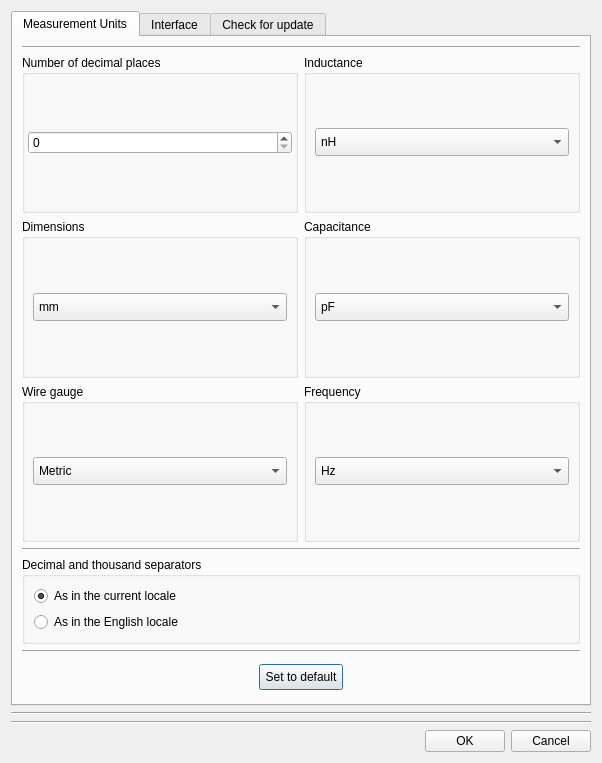
<?xml version="1.0" encoding="UTF-8"?>
<ui version="4.0">
 <class>Options</class>
 <widget class="QDialog" name="Options">
  <property name="windowModality">
   <enum>Qt::NonModal</enum>
  </property>
  <property name="geometry">
   <rect>
    <x>0</x>
    <y>0</y>
    <width>602</width>
    <height>763</height>
   </rect>
  </property>
  <property name="sizePolicy">
   <sizepolicy hsizetype="Fixed" vsizetype="Fixed">
    <horstretch>0</horstretch>
    <verstretch>0</verstretch>
   </sizepolicy>
  </property>
  <property name="minimumSize">
   <size>
    <width>600</width>
    <height>750</height>
   </size>
  </property>
  <property name="maximumSize">
   <size>
    <width>900</width>
    <height>1200</height>
   </size>
  </property>
  <property name="windowTitle">
   <string notr="true">Coil64 Configure</string>
  </property>
  <property name="windowIcon">
   <iconset resource="res.qrc">
    <normaloff>:/images/res/Coil64_Icon.ico</normaloff>:/images/res/Coil64_Icon.ico</iconset>
  </property>
  <property name="locale">
   <locale language="English" country="UnitedStates"/>
  </property>
  <layout class="QVBoxLayout" name="verticalLayout">
   <item>
    <widget class="QTabWidget" name="tabWidget">
     <property name="currentIndex">
      <number>0</number>
     </property>
     <widget class="QWidget" name="tab_1">
      <attribute name="title">
       <string>Measurement Units</string>
      </attribute>
      <layout class="QVBoxLayout" name="verticalLayout_3">
       <item>
        <widget class="Line" name="line">
         <property name="orientation">
          <enum>Qt::Horizontal</enum>
         </property>
        </widget>
       </item>
       <item>
        <layout class="QGridLayout" name="gridLayout">
         <item row="1" column="1">
          <widget class="QGroupBox" name="groupBox_4">
           <property name="title">
            <string>Capacitance</string>
           </property>
           <layout class="QVBoxLayout" name="verticalLayout_10">
            <property name="leftMargin">
             <number>3</number>
            </property>
            <property name="topMargin">
             <number>3</number>
            </property>
            <property name="rightMargin">
             <number>3</number>
            </property>
            <property name="bottomMargin">
             <number>3</number>
            </property>
            <item>
             <widget class="QComboBox" name="comboBox_capacitance">
              <property name="sizePolicy">
               <sizepolicy hsizetype="Preferred" vsizetype="Fixed">
                <horstretch>0</horstretch>
                <verstretch>0</verstretch>
               </sizepolicy>
              </property>
              <property name="styleSheet">
               <string notr="true">padding:5;margin:5</string>
              </property>
              <item>
               <property name="text">
                <string>pF</string>
               </property>
              </item>
              <item>
               <property name="text">
                <string>nF</string>
               </property>
              </item>
              <item>
               <property name="text">
                <string>microF</string>
               </property>
              </item>
             </widget>
            </item>
           </layout>
          </widget>
         </item>
         <item row="0" column="0">
          <widget class="QGroupBox" name="groupBox">
           <property name="title">
            <string>Number of decimal places</string>
           </property>
           <layout class="QVBoxLayout" name="verticalLayout_7">
            <property name="leftMargin">
             <number>3</number>
            </property>
            <property name="topMargin">
             <number>3</number>
            </property>
            <property name="rightMargin">
             <number>3</number>
            </property>
            <property name="bottomMargin">
             <number>3</number>
            </property>
            <item>
             <widget class="QSpinBox" name="spinBox">
              <property name="sizePolicy">
               <sizepolicy hsizetype="Minimum" vsizetype="Fixed">
                <horstretch>0</horstretch>
                <verstretch>0</verstretch>
               </sizepolicy>
              </property>
              <property name="frame">
               <bool>true</bool>
              </property>
              <property name="maximum">
               <number>8</number>
              </property>
             </widget>
            </item>
           </layout>
          </widget>
         </item>
         <item row="1" column="0">
          <widget class="QGroupBox" name="groupBox_3">
           <property name="title">
            <string>Dimensions</string>
           </property>
           <layout class="QVBoxLayout" name="verticalLayout_9">
            <property name="leftMargin">
             <number>3</number>
            </property>
            <property name="topMargin">
             <number>3</number>
            </property>
            <property name="rightMargin">
             <number>3</number>
            </property>
            <property name="bottomMargin">
             <number>3</number>
            </property>
            <item>
             <widget class="QComboBox" name="comboBox_length">
              <property name="sizePolicy">
               <sizepolicy hsizetype="Preferred" vsizetype="Fixed">
                <horstretch>0</horstretch>
                <verstretch>0</verstretch>
               </sizepolicy>
              </property>
              <property name="styleSheet">
               <string notr="true">padding:5;margin:5</string>
              </property>
              <item>
               <property name="text">
                <string>mm</string>
               </property>
              </item>
              <item>
               <property name="text">
                <string>cm</string>
               </property>
              </item>
              <item>
               <property name="text">
                <string>inch</string>
               </property>
              </item>
              <item>
               <property name="text">
                <string>mil</string>
               </property>
              </item>
             </widget>
            </item>
           </layout>
          </widget>
         </item>
         <item row="0" column="1">
          <widget class="QGroupBox" name="groupBox_2">
           <property name="title">
            <string>Inductance</string>
           </property>
           <layout class="QVBoxLayout" name="verticalLayout_8">
            <property name="leftMargin">
             <number>3</number>
            </property>
            <property name="topMargin">
             <number>3</number>
            </property>
            <property name="rightMargin">
             <number>3</number>
            </property>
            <property name="bottomMargin">
             <number>3</number>
            </property>
            <item>
             <widget class="QComboBox" name="comboBox_inductance">
              <property name="sizePolicy">
               <sizepolicy hsizetype="Preferred" vsizetype="Fixed">
                <horstretch>0</horstretch>
                <verstretch>0</verstretch>
               </sizepolicy>
              </property>
              <property name="styleSheet">
               <string notr="true">padding:5;margin:5</string>
              </property>
              <property name="currentIndex">
               <number>0</number>
              </property>
              <item>
               <property name="text">
                <string>nH</string>
               </property>
              </item>
              <item>
               <property name="text">
                <string>microH</string>
               </property>
              </item>
              <item>
               <property name="text">
                <string>mH</string>
               </property>
              </item>
             </widget>
            </item>
           </layout>
          </widget>
         </item>
         <item row="2" column="0">
          <widget class="QGroupBox" name="groupBox_5">
           <property name="title">
            <string>Wire gauge</string>
           </property>
           <layout class="QVBoxLayout" name="verticalLayout_11">
            <property name="leftMargin">
             <number>3</number>
            </property>
            <property name="topMargin">
             <number>3</number>
            </property>
            <property name="rightMargin">
             <number>3</number>
            </property>
            <property name="bottomMargin">
             <number>3</number>
            </property>
            <item>
             <widget class="QComboBox" name="comboBox_wire">
              <property name="sizePolicy">
               <sizepolicy hsizetype="Preferred" vsizetype="Fixed">
                <horstretch>0</horstretch>
                <verstretch>0</verstretch>
               </sizepolicy>
              </property>
              <property name="styleSheet">
               <string notr="true">padding:5;margin:5</string>
              </property>
              <item>
               <property name="text">
                <string>Metric</string>
               </property>
              </item>
              <item>
               <property name="text">
                <string>AWG</string>
               </property>
              </item>
             </widget>
            </item>
           </layout>
          </widget>
         </item>
         <item row="2" column="1">
          <widget class="QGroupBox" name="groupBox_6">
           <property name="title">
            <string>Frequency</string>
           </property>
           <layout class="QVBoxLayout" name="verticalLayout_12">
            <property name="leftMargin">
             <number>3</number>
            </property>
            <property name="topMargin">
             <number>3</number>
            </property>
            <property name="rightMargin">
             <number>3</number>
            </property>
            <property name="bottomMargin">
             <number>3</number>
            </property>
            <item>
             <widget class="QComboBox" name="comboBox_frequency">
              <property name="styleSheet">
               <string notr="true">padding:5;margin:5</string>
              </property>
              <property name="currentIndex">
               <number>0</number>
              </property>
              <item>
               <property name="text">
                <string>Hz</string>
               </property>
              </item>
              <item>
               <property name="text">
                <string>kHz</string>
               </property>
              </item>
              <item>
               <property name="text">
                <string>MHz</string>
               </property>
              </item>
             </widget>
            </item>
           </layout>
          </widget>
         </item>
        </layout>
       </item>
       <item>
        <widget class="Line" name="line_8">
         <property name="orientation">
          <enum>Qt::Horizontal</enum>
         </property>
        </widget>
       </item>
       <item>
        <widget class="QGroupBox" name="groupBox_11">
         <property name="sizePolicy">
          <sizepolicy hsizetype="Preferred" vsizetype="Fixed">
           <horstretch>0</horstretch>
           <verstretch>0</verstretch>
          </sizepolicy>
         </property>
         <property name="title">
          <string>Decimal and thousand separators</string>
         </property>
         <layout class="QVBoxLayout" name="verticalLayout_13">
          <item>
           <widget class="QRadioButton" name="radioButton_loc1">
            <property name="text">
             <string>As in the current locale</string>
            </property>
            <property name="checked">
             <bool>true</bool>
            </property>
           </widget>
          </item>
          <item>
           <widget class="QRadioButton" name="radioButton_loc2">
            <property name="text">
             <string>As in the English locale</string>
            </property>
           </widget>
          </item>
         </layout>
        </widget>
       </item>
       <item>
        <widget class="Line" name="line_7">
         <property name="orientation">
          <enum>Qt::Horizontal</enum>
         </property>
        </widget>
       </item>
       <item>
        <layout class="QHBoxLayout" name="horizontalLayout_4">
         <item>
          <spacer name="horizontalSpacer_6">
           <property name="orientation">
            <enum>Qt::Horizontal</enum>
           </property>
           <property name="sizeHint" stdset="0">
            <size>
             <width>40</width>
             <height>20</height>
            </size>
           </property>
          </spacer>
         </item>
         <item>
          <widget class="QPushButton" name="pushButton_4">
           <property name="styleSheet">
            <string notr="true">padding:5;margin:5</string>
           </property>
           <property name="text">
            <string>Set to default</string>
           </property>
           <property name="icon">
            <iconset resource="res.qrc">
             <normaloff>:/menu_ico/res/ico2-reply-all-arrow.png</normaloff>:/menu_ico/res/ico2-reply-all-arrow.png</iconset>
           </property>
           <property name="shortcut">
            <string notr="true"/>
           </property>
          </widget>
         </item>
         <item>
          <spacer name="horizontalSpacer_7">
           <property name="orientation">
            <enum>Qt::Horizontal</enum>
           </property>
           <property name="sizeHint" stdset="0">
            <size>
             <width>40</width>
             <height>20</height>
            </size>
           </property>
          </spacer>
         </item>
        </layout>
       </item>
      </layout>
     </widget>
     <widget class="QWidget" name="tab_2">
      <attribute name="title">
       <string>Interface</string>
      </attribute>
      <layout class="QVBoxLayout" name="verticalLayout_4">
       <item>
        <widget class="QCheckBox" name="checkBox_4">
         <property name="text">
          <string>Show confirm dialog before exit</string>
         </property>
         <property name="checked">
          <bool>true</bool>
         </property>
        </widget>
       </item>
       <item>
        <widget class="QCheckBox" name="checkBox_7">
         <property name="text">
          <string>Save results on exit</string>
         </property>
         <property name="checked">
          <bool>true</bool>
         </property>
        </widget>
       </item>
       <item>
        <widget class="Line" name="line_10">
         <property name="orientation">
          <enum>Qt::Horizontal</enum>
         </property>
        </widget>
       </item>
       <item>
        <widget class="QCheckBox" name="checkBox_6">
         <property name="text">
          <string>Show confirm dialog to delete a result</string>
         </property>
         <property name="checked">
          <bool>true</bool>
         </property>
        </widget>
       </item>
       <item>
        <widget class="QCheckBox" name="checkBox_5">
         <property name="text">
          <string>Show confirm dialog to clear results</string>
         </property>
         <property name="checked">
          <bool>true</bool>
         </property>
        </widget>
       </item>
       <item>
        <widget class="Line" name="line_9">
         <property name="orientation">
          <enum>Qt::Horizontal</enum>
         </property>
        </widget>
       </item>
       <item>
        <widget class="QGroupBox" name="groupBox_7">
         <property name="sizePolicy">
          <sizepolicy hsizetype="Preferred" vsizetype="Preferred">
           <horstretch>0</horstretch>
           <verstretch>0</verstretch>
          </sizepolicy>
         </property>
         <property name="title">
          <string>Interface font</string>
         </property>
         <layout class="QHBoxLayout" name="horizontalLayout">
          <item>
           <spacer name="horizontalSpacer_3">
            <property name="orientation">
             <enum>Qt::Horizontal</enum>
            </property>
            <property name="sizeHint" stdset="0">
             <size>
              <width>40</width>
              <height>20</height>
             </size>
            </property>
           </spacer>
          </item>
          <item>
           <widget class="QFontComboBox" name="fontComboBox_1"/>
          </item>
          <item>
           <widget class="QSpinBox" name="fontspinBox_1">
            <property name="minimum">
             <number>8</number>
            </property>
            <property name="maximum">
             <number>22</number>
            </property>
           </widget>
          </item>
          <item>
           <spacer name="horizontalSpacer">
            <property name="orientation">
             <enum>Qt::Horizontal</enum>
            </property>
            <property name="sizeHint" stdset="0">
             <size>
              <width>40</width>
              <height>20</height>
             </size>
            </property>
           </spacer>
          </item>
         </layout>
        </widget>
       </item>
       <item>
        <widget class="Line" name="line_5">
         <property name="orientation">
          <enum>Qt::Horizontal</enum>
         </property>
        </widget>
       </item>
       <item>
        <widget class="QGroupBox" name="groupBox_8">
         <property name="sizePolicy">
          <sizepolicy hsizetype="Preferred" vsizetype="Preferred">
           <horstretch>0</horstretch>
           <verstretch>0</verstretch>
          </sizepolicy>
         </property>
         <property name="title">
          <string>Output field font</string>
         </property>
         <layout class="QHBoxLayout" name="horizontalLayout_2">
          <item>
           <spacer name="horizontalSpacer_4">
            <property name="orientation">
             <enum>Qt::Horizontal</enum>
            </property>
            <property name="sizeHint" stdset="0">
             <size>
              <width>40</width>
              <height>20</height>
             </size>
            </property>
           </spacer>
          </item>
          <item>
           <widget class="QFontComboBox" name="fontComboBox_2"/>
          </item>
          <item>
           <widget class="QSpinBox" name="fontspinBox_2">
            <property name="minimum">
             <number>8</number>
            </property>
            <property name="maximum">
             <number>22</number>
            </property>
           </widget>
          </item>
          <item>
           <spacer name="horizontalSpacer_2">
            <property name="orientation">
             <enum>Qt::Horizontal</enum>
            </property>
            <property name="sizeHint" stdset="0">
             <size>
              <width>40</width>
              <height>20</height>
             </size>
            </property>
           </spacer>
          </item>
         </layout>
        </widget>
       </item>
       <item>
        <widget class="QGroupBox" name="groupBox_13">
         <property name="title">
          <string>Output field text</string>
         </property>
         <layout class="QVBoxLayout" name="verticalLayout_15">
          <item>
           <widget class="QCheckBox" name="checkBox_8">
            <property name="text">
             <string>Show last result first</string>
            </property>
            <property name="checked">
             <bool>true</bool>
            </property>
           </widget>
          </item>
          <item>
           <widget class="QCheckBox" name="checkBox_13">
            <property name="text">
             <string>Show text in tabular form</string>
            </property>
           </widget>
          </item>
          <item>
           <widget class="QCheckBox" name="checkBox_14">
            <property name="text">
             <string>Show calculation numbering</string>
            </property>
           </widget>
          </item>
          <item>
           <widget class="Line" name="line_12">
            <property name="orientation">
             <enum>Qt::Horizontal</enum>
            </property>
           </widget>
          </item>
          <item>
           <widget class="QCheckBox" name="checkBox_9">
            <property name="text">
             <string>Show title in results</string>
            </property>
            <property name="checked">
             <bool>true</bool>
            </property>
           </widget>
          </item>
          <item>
           <widget class="QCheckBox" name="checkBox">
            <property name="text">
             <string>Show images in results</string>
            </property>
            <property name="checked">
             <bool>true</bool>
            </property>
           </widget>
          </item>
          <item>
           <widget class="QCheckBox" name="checkBox_12">
            <property name="text">
             <string>Show values description</string>
            </property>
           </widget>
          </item>
          <item>
           <layout class="QHBoxLayout" name="horizontalLayout_6">
            <item>
             <widget class="QCheckBox" name="checkBox_11">
              <property name="sizePolicy">
               <sizepolicy hsizetype="Fixed" vsizetype="Fixed">
                <horstretch>0</horstretch>
                <verstretch>0</verstretch>
               </sizepolicy>
              </property>
              <property name="text">
               <string>Use colored value text</string>
              </property>
             </widget>
            </item>
            <item>
             <widget class="QComboBox" name="comboBox">
              <property name="sizePolicy">
               <sizepolicy hsizetype="Preferred" vsizetype="Fixed">
                <horstretch>0</horstretch>
                <verstretch>0</verstretch>
               </sizepolicy>
              </property>
              <property name="styleSheet">
               <string notr="true">padding:5</string>
              </property>
              <property name="iconSize">
               <size>
                <width>32</width>
                <height>32</height>
               </size>
              </property>
              <property name="frame">
               <bool>true</bool>
              </property>
             </widget>
            </item>
           </layout>
          </item>
          <item>
           <widget class="Line" name="line_6">
            <property name="orientation">
             <enum>Qt::Horizontal</enum>
            </property>
           </widget>
          </item>
          <item>
           <widget class="QCheckBox" name="checkBox_2">
            <property name="text">
             <string>Show additional results for single layer coils</string>
            </property>
            <property name="checked">
             <bool>true</bool>
            </property>
           </widget>
          </item>
          <item>
           <widget class="QCheckBox" name="checkBox_10">
            <property name="text">
             <string>Show data for LTSpice</string>
            </property>
            <property name="checked">
             <bool>true</bool>
            </property>
           </widget>
          </item>
         </layout>
        </widget>
       </item>
       <item>
        <widget class="QGroupBox" name="groupBox_12">
         <property name="title">
          <string>Theme</string>
         </property>
         <layout class="QVBoxLayout" name="verticalLayout_14">
          <item>
           <widget class="QComboBox" name="comboBox_style">
            <property name="currentIndex">
             <number>0</number>
            </property>
            <item>
             <property name="text">
              <string>Default</string>
             </property>
            </item>
            <item>
             <property name="text">
              <string>Sunny</string>
             </property>
            </item>
            <item>
             <property name="text">
              <string>Dark</string>
             </property>
            </item>
            <item>
             <property name="text">
              <string>KE9ESU Light</string>
             </property>
            </item>
            <item>
             <property name="text">
              <string>KE9ESU Dark</string>
             </property>
            </item>
            <item>
             <property name="text">
              <string>KE9ESU System (follow Windows)</string>
             </property>
            </item>
           </widget>
          </item>
         </layout>
        </widget>
       </item>
      </layout>
     </widget>
     <widget class="QWidget" name="tab_3">
      <attribute name="title">
       <string>Check for update</string>
      </attribute>
      <layout class="QVBoxLayout" name="verticalLayout_2">
       <item>
        <widget class="QCheckBox" name="checkBox_3">
         <property name="text">
          <string>Automatically check for update</string>
         </property>
         <property name="checked">
          <bool>true</bool>
         </property>
        </widget>
       </item>
       <item>
        <widget class="Line" name="line_4">
         <property name="orientation">
          <enum>Qt::Horizontal</enum>
         </property>
        </widget>
       </item>
       <item>
        <widget class="QGroupBox" name="groupBox_9">
         <property name="title">
          <string>Checking interval</string>
         </property>
         <layout class="QVBoxLayout" name="verticalLayout_5">
          <item>
           <widget class="QRadioButton" name="radioButton_1">
            <property name="text">
             <string>Once for 60 days</string>
            </property>
            <property name="checked">
             <bool>true</bool>
            </property>
           </widget>
          </item>
          <item>
           <widget class="QRadioButton" name="radioButton_2">
            <property name="text">
             <string>Once for 120 days</string>
            </property>
            <property name="checked">
             <bool>false</bool>
            </property>
           </widget>
          </item>
          <item>
           <widget class="QRadioButton" name="radioButton_3">
            <property name="text">
             <string>Once for 180 days</string>
            </property>
           </widget>
          </item>
         </layout>
        </widget>
       </item>
       <item>
        <widget class="Line" name="line_3">
         <property name="orientation">
          <enum>Qt::Horizontal</enum>
         </property>
        </widget>
       </item>
       <item>
        <widget class="QGroupBox" name="groupBox_10">
         <property name="title">
          <string>Check for a new version</string>
         </property>
         <layout class="QVBoxLayout" name="verticalLayout_6">
          <item>
           <widget class="QPushButton" name="pushButton">
            <property name="sizePolicy">
             <sizepolicy hsizetype="Minimum" vsizetype="Fixed">
              <horstretch>0</horstretch>
              <verstretch>0</verstretch>
             </sizepolicy>
            </property>
            <property name="minimumSize">
             <size>
              <width>0</width>
              <height>50</height>
             </size>
            </property>
            <property name="text">
             <string>Check now!</string>
            </property>
            <property name="icon">
             <iconset resource="res.qrc">
              <normaloff>:/menu_ico/res/ico2-available-updates.png</normaloff>:/menu_ico/res/ico2-available-updates.png</iconset>
            </property>
            <property name="shortcut">
             <string notr="true"/>
            </property>
           </widget>
          </item>
         </layout>
        </widget>
       </item>
      </layout>
     </widget>
    </widget>
   </item>
   <item>
    <widget class="Line" name="line_11">
     <property name="orientation">
      <enum>Qt::Horizontal</enum>
     </property>
    </widget>
   </item>
   <item>
    <widget class="Line" name="line_2">
     <property name="orientation">
      <enum>Qt::Horizontal</enum>
     </property>
    </widget>
   </item>
   <item>
    <layout class="QHBoxLayout" name="horizontalLayout_3">
     <item>
      <spacer name="horizontalSpacer_5">
       <property name="orientation">
        <enum>Qt::Horizontal</enum>
       </property>
       <property name="sizeHint" stdset="0">
        <size>
         <width>40</width>
         <height>20</height>
        </size>
       </property>
      </spacer>
     </item>
     <item>
      <widget class="QPushButton" name="pushButton_2">
       <property name="text">
        <string>OK</string>
       </property>
       <property name="icon">
        <iconset resource="res.qrc">
         <normaloff>:/menu_ico/res/ico2-ok.png</normaloff>:/menu_ico/res/ico2-ok.png</iconset>
       </property>
       <property name="shortcut">
        <string notr="true">Return</string>
       </property>
      </widget>
     </item>
     <item>
      <widget class="QPushButton" name="pushButton_3">
       <property name="text">
        <string>Cancel</string>
       </property>
       <property name="icon">
        <iconset resource="res.qrc">
         <normaloff>:/menu_ico/res/ico2-cancel.png</normaloff>:/menu_ico/res/ico2-cancel.png</iconset>
       </property>
       <property name="shortcut">
        <string notr="true">Esc</string>
       </property>
      </widget>
     </item>
    </layout>
   </item>
  </layout>
 </widget>
 <tabstops>
  <tabstop>tabWidget</tabstop>
  <tabstop>spinBox</tabstop>
  <tabstop>comboBox_length</tabstop>
  <tabstop>comboBox_wire</tabstop>
  <tabstop>comboBox_inductance</tabstop>
  <tabstop>comboBox_capacitance</tabstop>
  <tabstop>comboBox_frequency</tabstop>
  <tabstop>radioButton_loc1</tabstop>
  <tabstop>radioButton_loc2</tabstop>
  <tabstop>pushButton_4</tabstop>
  <tabstop>checkBox_4</tabstop>
  <tabstop>checkBox_6</tabstop>
  <tabstop>fontComboBox_1</tabstop>
  <tabstop>fontspinBox_1</tabstop>
  <tabstop>fontComboBox_2</tabstop>
  <tabstop>fontspinBox_2</tabstop>
  <tabstop>comboBox_style</tabstop>
  <tabstop>checkBox_3</tabstop>
  <tabstop>radioButton_1</tabstop>
  <tabstop>radioButton_2</tabstop>
  <tabstop>radioButton_3</tabstop>
  <tabstop>pushButton</tabstop>
  <tabstop>pushButton_2</tabstop>
  <tabstop>pushButton_3</tabstop>
 </tabstops>
 <resources>
  <include location="res.qrc"/>
 </resources>
 <connections/>
</ui>
